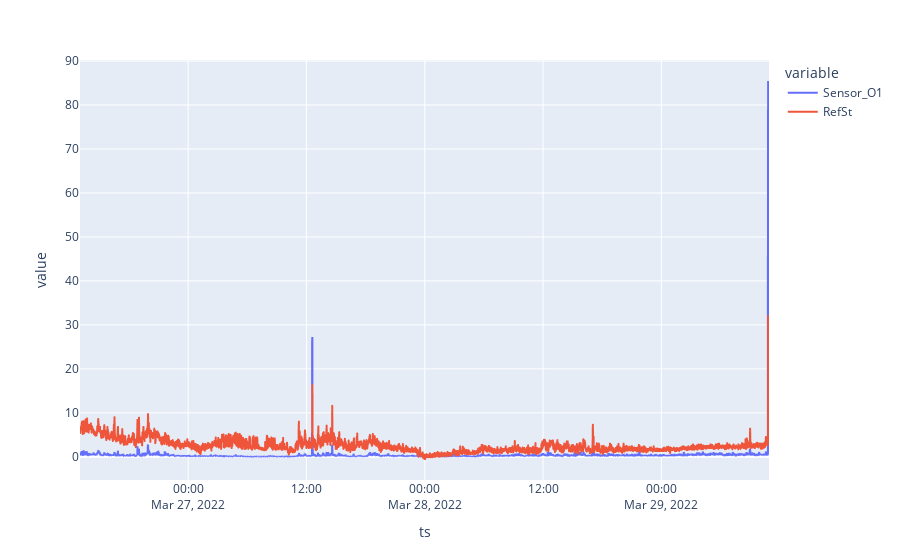

Notebook code for this chart:
### Code cell
Sensor_O3_RefSt_factor = df_main[["Sensor_O1", "RefSt"]]
#Sensor_O3_RefSt_factor["RefSt"] = Sensor_O3_RefSt_factor["RefSt"]
Sensor_O3_RefSt_factor.plot()

### Figure 1 — Plotly figure (JSON) as saved in the notebook; plotly's stock layout.template omitted (floating-point values rounded to 4 significant figures; data arrays with more than 128 entries replaced by an {"elided": "..."} marker saying what was removed)
{"data": [{"hovertemplate": "variable=Sensor_O1<br>ts=%{x}<br>value=%{y}<extra></extra>", "legendgroup": "Sensor_O1", "line": {"color": "#636efa", "dash": "solid"}, "marker": {"symbol": "circle"}, "mode": "lines", "name": "Sensor_O1", "showlegend": true, "type": "scattergl", "x": {"elided": "4194 str values"}, "xaxis": "x", "y": {"elided": "4194 float values"}, "yaxis": "y"}, {"hovertemplate": "variable=RefSt<br>ts=%{x}<br>value=%{y}<extra></extra>", "legendgroup": "RefSt", "line": {"color": "#EF553B", "dash": "solid"}, "marker": {"symbol": "circle"}, "mode": "lines", "name": "RefSt", "showlegend": true, "type": "scattergl", "x": {"elided": "4194 str values"}, "xaxis": "x", "y": {"elided": "4194 float values"}, "yaxis": "y"}], "layout": {"legend": {"title": {"text": "variable"}, "tracegroupgap": 0}, "margin": {"t": 60}, "xaxis": {"anchor": "y", "domain": [0, 1], "title": {"text": "ts"}}, "yaxis": {"anchor": "x", "domain": [0, 1], "title": {"text": "value"}}}}
